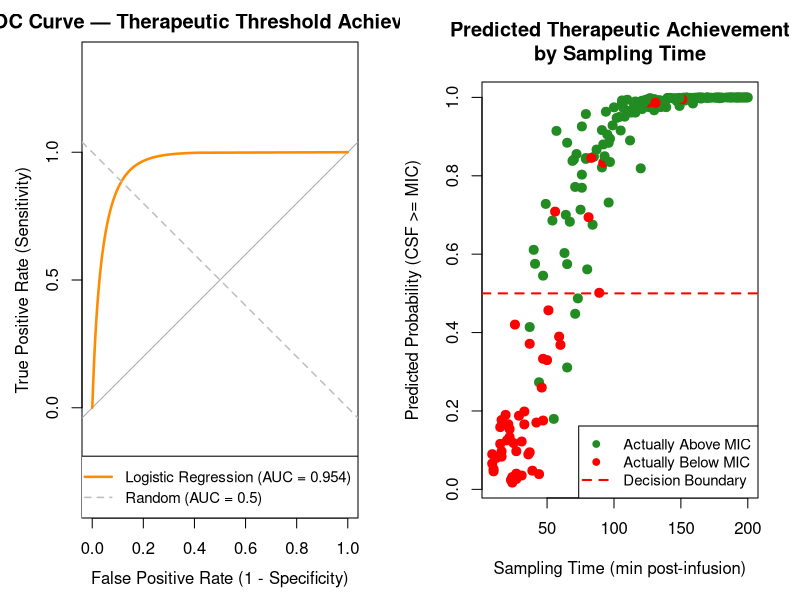
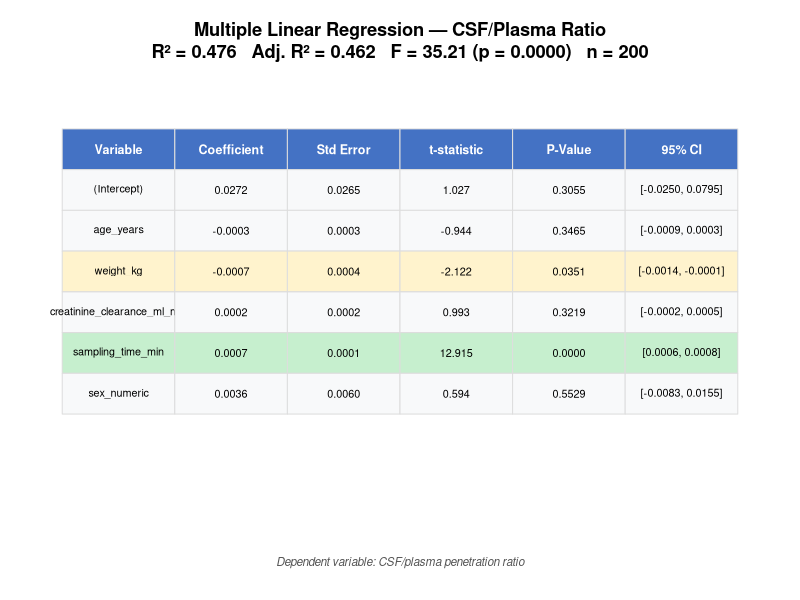

Write R code to recreate these figures, in order.
# ==============================================================================
# Statistical Analysis: Doripenem BBB Penetration Study (R)
# ==============================================================================
# Based on: Margetis et al. (2011) "Penetration of Intact Blood-Brain Barrier
#           by Doripenem" — Antimicrob Agents Chemother, 55(7):3637-3638
#           https://pmc.ncbi.nlm.nih.gov/articles/PMC3122383/
#
# Analyses performed (NOT in the original paper):
#   Part A — Correlation & Multiple Linear Regression
#   Part B — Logistic Regression for Therapeutic Threshold + ROC/AUC
#
# Dataset: Synthetic (n=200), consistent with published PK profiles.
# ==============================================================================

# --- Install packages if needed ---
required_pkgs <- c("pROC", "car", "caret", "corrplot")
for (pkg in required_pkgs) {
  if (!requireNamespace(pkg, quietly = TRUE)) {
    install.packages(pkg, repos = "https://cloud.r-project.org", quiet = TRUE)
  }
}

library(pROC)
library(car)
library(caret)
library(corrplot)

# ==============================================================================
# 0. LOAD DATA
# ==============================================================================
df <- read.csv("doripenem_bbb_synthetic_data.csv", stringsAsFactors = FALSE)
df$sex_numeric <- ifelse(df$sex == "M", 1, 0)

cat("======================================================================\n")
cat("DORIPENEM BBB PENETRATION — STATISTICAL ANALYSIS (R)\n")
cat("======================================================================\n\n")
cat(sprintf("Dataset: n = %d patients\n", nrow(df)))
cat(sprintf("Therapeutic threshold met (CSF >= 0.25 ug/ml): %d/%d (%.1f%%)\n\n",
            sum(df$therapeutic_threshold_met), nrow(df),
            100 * mean(df$therapeutic_threshold_met)))

cat("--- Descriptive Statistics ---\n\n")
summary_vars <- df[, c("age_years", "weight_kg", "bmi",
                        "creatinine_clearance_ml_min", "sampling_time_min",
                        "plasma_concentration_ug_ml", "csf_concentration_ug_ml",
                        "csf_plasma_ratio")]
print(summary(summary_vars))

# ==============================================================================
# PART A: CORRELATION ANALYSIS & MULTIPLE LINEAR REGRESSION
# ==============================================================================
cat("\n\n======================================================================\n")
cat("PART A: CORRELATION ANALYSIS & MULTIPLE LINEAR REGRESSION\n")
cat("======================================================================\n")

# --- A1: Pearson Correlation Matrix ---
cat("\n--- A1: Pearson Correlation Matrix ---\n\n")
corr_vars <- c("age_years", "weight_kg", "bmi",
               "creatinine_clearance_ml_min", "sampling_time_min",
               "plasma_concentration_ug_ml", "csf_concentration_ug_ml",
               "csf_plasma_ratio")
corr_matrix <- cor(df[, corr_vars], method = "pearson")
print(round(corr_matrix, 3))

# --- A2: Spearman Correlations ---
cat("\n--- A2: Spearman Rank Correlations (CSF conc vs. covariates) ---\n\n")
spearman_vars <- c("sampling_time_min", "weight_kg", "age_years",
                   "creatinine_clearance_ml_min", "bmi",
                   "plasma_concentration_ug_ml")

for (v in spearman_vars) {
  test <- cor.test(df[[v]], df$csf_concentration_ug_ml, method = "spearman",
                   exact = FALSE)
  sig <- ifelse(test$p.value < 0.001, "***",
         ifelse(test$p.value < 0.01, "**",
         ifelse(test$p.value < 0.05, "*", "ns")))
  cat(sprintf("  CSF conc vs %35s: rho = %+.3f, p = %.4f %s\n",
              v, test$estimate, test$p.value, sig))
}

# --- A3: Multiple Linear Regression ---
cat("\n--- A3: Multiple Linear Regression ---\n")
cat("    Outcome: CSF/Plasma Ratio\n")
cat("    Predictors: age, weight, CrCl, sampling_time, sex\n\n")

ols_model <- lm(csf_plasma_ratio ~ age_years + weight_kg +
                  creatinine_clearance_ml_min + sampling_time_min +
                  sex_numeric, data = df)
print(summary(ols_model))

# Confidence intervals
cat("\n--- 95% Confidence Intervals for Coefficients ---\n\n")
print(round(confint(ols_model), 6))

# VIF for multicollinearity
cat("\n--- Variance Inflation Factors (VIF) ---\n\n")
vif_vals <- vif(ols_model)
for (i in seq_along(vif_vals)) {
  flag <- ifelse(vif_vals[i] > 5, " *** HIGH", "")
  cat(sprintf("  %35s: VIF = %.2f%s\n", names(vif_vals)[i], vif_vals[i], flag))
}

# NOTE: Figure 1 (correlation heatmap + scatter) is generated by analysis.py

# ==============================================================================
# PART B: LOGISTIC REGRESSION — THERAPEUTIC THRESHOLD
# ==============================================================================
cat("\n\n======================================================================\n")
cat("PART B: LOGISTIC REGRESSION — THERAPEUTIC THRESHOLD ACHIEVEMENT\n")
cat("======================================================================\n")
cat("\n    Outcome: CSF >= 0.25 ug/ml (binary)\n")
cat("    Predictors: age, weight, CrCl, sampling_time, sex\n\n")

# --- B1: Logistic Regression ---
logit_model <- glm(therapeutic_threshold_met ~ age_years + weight_kg +
                     creatinine_clearance_ml_min + sampling_time_min +
                     sex_numeric,
                   data = df, family = binomial(link = "logit"))
print(summary(logit_model))

# Odds ratios with 95% CI
cat("\n--- Odds Ratios with 95% CI ---\n\n")
or <- exp(coef(logit_model))
ci <- exp(confint(logit_model))
or_table <- data.frame(
  Odds_Ratio = round(or, 4),
  OR_lower_95 = round(ci[, 1], 4),
  OR_upper_95 = round(ci[, 2], 4),
  p_value = round(summary(logit_model)$coefficients[, 4], 4)
)
print(or_table)

# --- B2: Model Performance ---
pred_prob <- predict(logit_model, type = "response")
pred_class <- ifelse(pred_prob >= 0.5, 1, 0)

cat("\n--- Confusion Matrix ---\n\n")
cm <- confusionMatrix(factor(pred_class, levels = c(0, 1)),
                      factor(df$therapeutic_threshold_met, levels = c(0, 1)),
                      positive = "1")
print(cm)

# --- B3: ROC Curve & AUC ---
roc_obj <- roc(df$therapeutic_threshold_met, pred_prob, quiet = TRUE)
auc_val <- auc(roc_obj)

cat(sprintf("\n--- ROC Analysis ---\n"))
cat(sprintf("  AUC = %.3f\n", auc_val))
cat(sprintf("  95%% CI: %.3f - %.3f\n",
            ci.auc(roc_obj, quiet = TRUE)[1],
            ci.auc(roc_obj, quiet = TRUE)[3]))

# --- B4: Cross-Validation (5-fold) ---
cat("\n--- 5-Fold Cross-Validation ---\n\n")
set.seed(42)
train_ctrl <- trainControl(method = "cv", number = 5,
                           classProbs = TRUE,
                           summaryFunction = twoClassSummary)

df_cv <- df
df_cv$outcome <- factor(ifelse(df_cv$therapeutic_threshold_met == 1,
                               "Above", "Below"), levels = c("Below", "Above"))

cv_model <- train(outcome ~ age_years + weight_kg +
                    creatinine_clearance_ml_min + sampling_time_min +
                    sex_numeric,
                  data = df_cv, method = "glm", family = "binomial",
                  trControl = train_ctrl, metric = "ROC")
cat(sprintf("  CV AUC:      %.3f\n", cv_model$results$ROC))
cat(sprintf("  CV Sens:     %.3f\n", cv_model$results$Sens))
cat(sprintf("  CV Spec:     %.3f\n", cv_model$results$Spec))

# --- B5: ROC Plot (Figure 5) ---
png("figure5_logistic_regression.png", width = 1600, height = 700, res = 150)
par(mfrow = c(1, 2))

# Smoothed ROC curve
roc_smooth <- smooth(roc_obj, method = "binormal")
plot(roc_smooth, col = "darkorange", lwd = 2.5, legacy.axes = TRUE,
     main = "ROC Curve — Therapeutic Threshold Achievement",
     xlab = "False Positive Rate (1 - Specificity)",
     ylab = "True Positive Rate (Sensitivity)")
abline(a = 0, b = 1, col = "gray", lty = 2, lwd = 1.5)
legend("bottomright",
       legend = c(sprintf("Logistic Regression (AUC = %.3f)", auc_val),
                  "Random (AUC = 0.5)"),
       col = c("darkorange", "gray"), lty = c(1, 2), lwd = c(2.5, 1.5),
       cex = 0.9)

# Predicted probability by sampling time
plot(df$sampling_time_min, pred_prob,
     col = ifelse(df$therapeutic_threshold_met == 1, "forestgreen", "red"),
     pch = 19, cex = 1.2,
     xlab = "Sampling Time (min post-infusion)",
     ylab = "Predicted Probability (CSF >= MIC)",
     main = "Predicted Therapeutic Achievement\nby Sampling Time")
abline(h = 0.5, col = "red", lty = 2, lwd = 2)
legend("bottomright",
       legend = c("Actually Above MIC", "Actually Below MIC", "Decision Boundary"),
       col = c("forestgreen", "red", "red"),
       pch = c(19, 19, NA), lty = c(NA, NA, 2), lwd = c(NA, NA, 2),
       cex = 0.9)

dev.off()
cat("\nSaved: figure5_logistic_regression.png\n")

# ==============================================================================
# ADDITIONAL TABLE FIGURES (R-generated)
# ==============================================================================

# --- Figure 3: Full OLS Regression Summary Table ---
ols_summary <- summary(ols_model)
ols_coefs <- ols_summary$coefficients
ols_ci <- confint(ols_model)

# Build table data
ols_tab <- data.frame(
  Variable = rownames(ols_coefs),
  Coefficient = sprintf("%.4f", ols_coefs[, "Estimate"]),
  Std_Error = sprintf("%.4f", ols_coefs[, "Std. Error"]),
  t_statistic = sprintf("%.3f", ols_coefs[, "t value"]),
  P_Value = sprintf("%.4f", ols_coefs[, "Pr(>|t|)"]),
  CI_95 = sprintf("[%.4f, %.4f]", ols_ci[, 1], ols_ci[, 2]),
  stringsAsFactors = FALSE
)

png("figure3_ols_summary.png", width = 1400, height = 500, res = 150)
par(mar = c(4, 1, 4, 1))
plot.new()

# Title
title(main = sprintf("Multiple Linear Regression — CSF/Plasma Ratio\nR² = %.3f   Adj. R² = %.3f   F = %.2f (p = %.4f)   n = %d",
                      ols_summary$r.squared, ols_summary$adj.r.squared,
                      ols_summary$fstatistic[1],
                      pf(ols_summary$fstatistic[1], ols_summary$fstatistic[2], ols_summary$fstatistic[3], lower.tail = FALSE),
                      nrow(df)),
      cex.main = 1.1, font.main = 2)

# Table content
col_names <- c("Variable", "Coefficient", "Std Error", "t-statistic", "P-Value", "95% CI")
n_rows <- nrow(ols_tab)
n_cols <- length(col_names)

# Draw table
x_positions <- seq(0.02, 0.98, length.out = n_cols + 1)
y_start <- 0.82
row_height <- 0.10

# Header
for (j in 1:n_cols) {
  rect(x_positions[j], y_start, x_positions[j + 1], y_start + row_height,
       col = "#4472c4", border = "#dddddd")
  text((x_positions[j] + x_positions[j + 1]) / 2, y_start + row_height / 2,
       col_names[j], col = "white", font = 2, cex = 0.75)
}

# Data rows
for (i in 1:n_rows) {
  y_pos <- y_start - i * row_height
  p_val <- ols_coefs[i, "Pr(>|t|)"]
  bg_col <- ifelse(p_val < 0.001, "#c6efce", ifelse(p_val < 0.05, "#fff3cd", "#f8f9fa"))
  row_data <- c(ols_tab$Variable[i], ols_tab$Coefficient[i], ols_tab$Std_Error[i],
                ols_tab$t_statistic[i], ols_tab$P_Value[i], ols_tab$CI_95[i])
  for (j in 1:n_cols) {
    rect(x_positions[j], y_pos, x_positions[j + 1], y_pos + row_height,
         col = bg_col, border = "#dddddd")
    text((x_positions[j] + x_positions[j + 1]) / 2, y_pos + row_height / 2,
         row_data[j], cex = 0.65)
  }
}

# Footnote
mtext("Dependent variable: CSF/plasma penetration ratio", side = 1, line = 1.5,
      cex = 0.7, font = 3, col = "#555555")

dev.off()
cat("Saved: figure3_ols_summary.png\n")

# NOTE: Figure 2 (p-value summary) and Figure 4 (odds ratios + forest plot)
#       are generated by analysis.py

# ==============================================================================
# SUMMARY
# ==============================================================================
cat("\n\n======================================================================\n")
cat("ANALYSIS COMPLETE\n")
cat("======================================================================\n")
cat("
Files generated (R):
  - figure3_ols_summary.png            (full OLS regression table)
  - figure5_logistic_regression.png    (ROC curve + probability plot)

Files generated by analysis.py:
  - figure1_correlation_analysis.png   (heatmap + scatter plot)
  - figure2_pvalue_summary.png         (comprehensive p-value table)
  - figure4_odds_ratios.png            (odds ratios + forest plot)

Analyses performed:
  Part A: Pearson & Spearman correlations, Multiple Linear Regression (OLS)
          with VIF multicollinearity diagnostics
  Part B: Logistic Regression with odds ratios, ROC/AUC, confusion matrix,
          5-fold cross-validation
\n")
